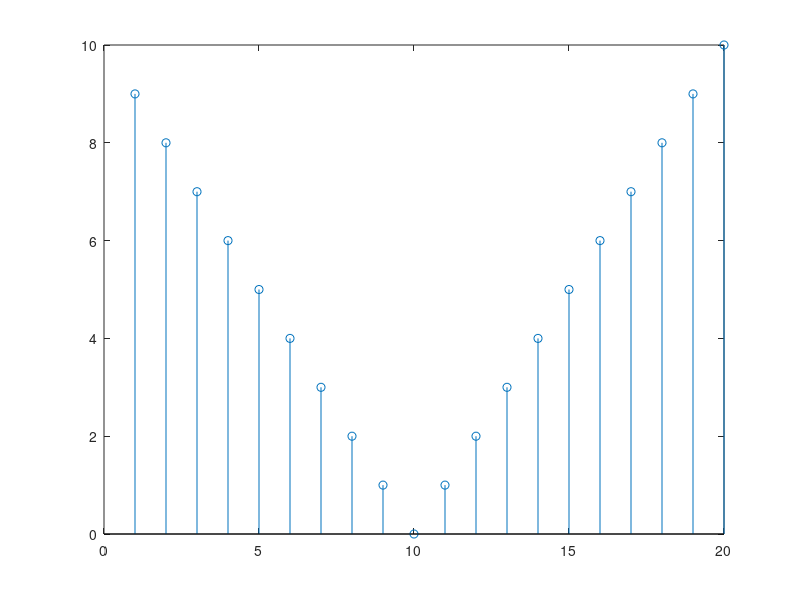

Recreate this plot in MATLAB.
function Ex4_b()
    n = 1:20;
    f = []; 
    
    for i=1:1:20
       f(i) = abs(10 - i);
    end
    
    stem(n,f);

end
